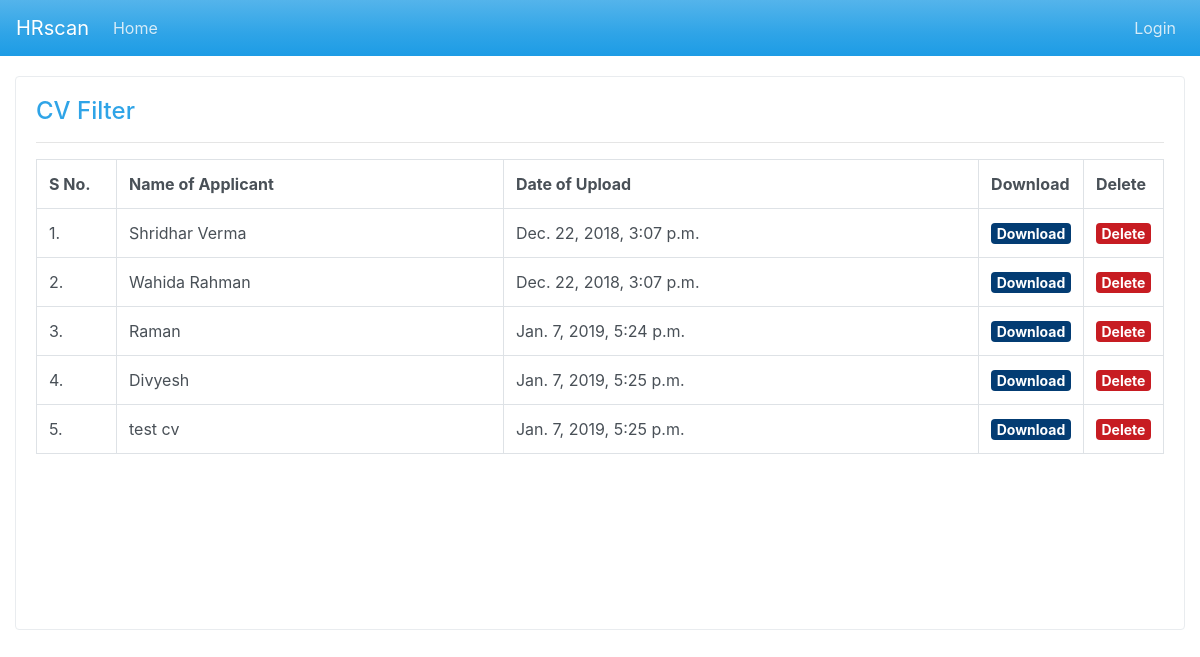
The page /adminpanel/cv/ on the database as committed earlier.
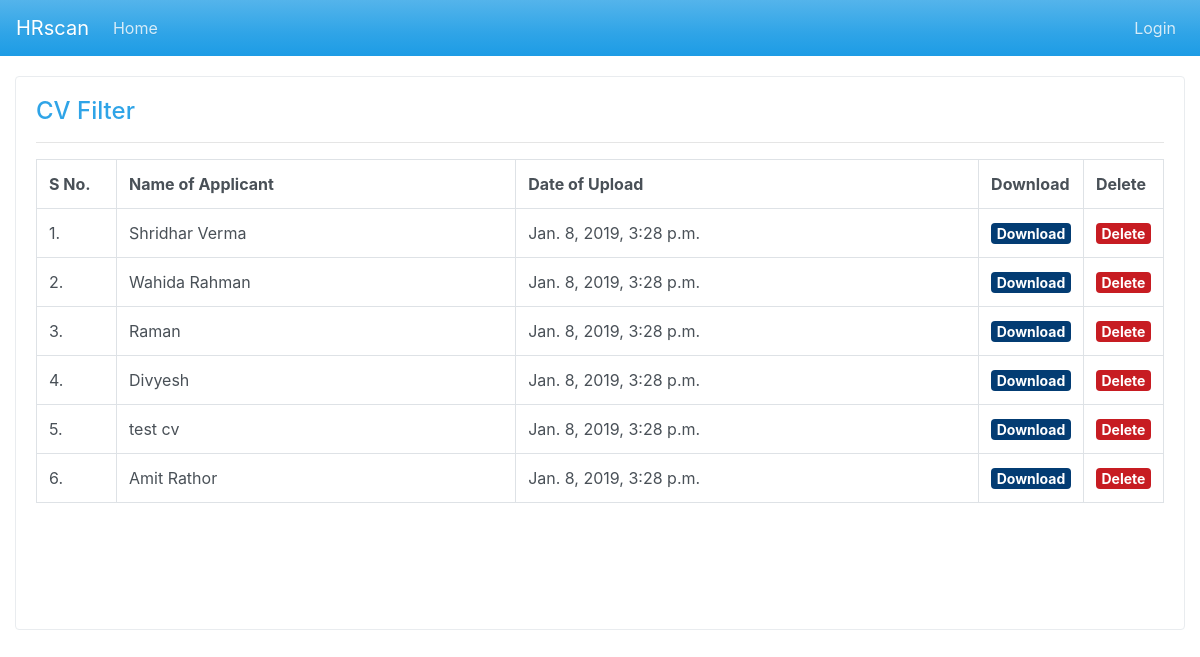
The same page on the database as committed later.
### scan_app/models.py (models this page shows, shortened)
class ApplicantCV(models.Model):
    applicant_name = models.CharField(max_length=50)
    applicant_cv = models.FileField()
    upload_date = models.DateTimeField(auto_now=True)
    cv_ext = models.CharField(max_length=5)

### scan_app/views.py (the view)
# urls.py: path('adminpanel/cv/', views.getcv, name='cv'),
def getcv(request):
    context = {}
    context['applicant_cv'] = ApplicantCV.objects.all()
    return render(request, 'cv.html', context)

### scan_app/templates/cv.html (shortened to what this page needs)
{% extends 'base.html' %}
{% block content %}
    <div class="container-fluid" style="margin-top:20px;">
      <div class="row">
        <div class="col-lg-12">
          <div class="card border-secondary">
            <div class="card-body">
              <h4 class="card-title">CV Filter</h4>
              <hr/>
              <div style="height:450px;overflow:auto">
                <table class="table table-bordered">
                  <tr>
                    <th style="width:80px">S No.</th>
                    <th>Name of Applicant</th>
                    <th>Date of Upload</th>
                    <th style="width:40px">Download</th>
                    <th style="width:40px">Delete</th>
                  </tr>
                  {% for a in applicant_cv %}
                  <tr>
                    <td>{{forloop.counter}}.</td>
                    <td>{{a.applicant_name}}</td>
                    <td>{{a.upload_date}}</td>
                    <td><a style="font-size:14px" class="badge badge-info" href="../../media/{{a.applicant_cv}}">Download</a></td>
                    <td><a style="font-size:14px" class="badge badge-danger del" id="{{a.id}}" href="#">Delete</a></td>
                  </tr>
                  {% endfor %}
                </table>
              </div>
            </div>
          </div>
        </div>
      </div>
    </div>
{% endblock %}

### scan_app/templates/base.html (shortened to what this page needs)
<!DOCTYPE html>
<html lang="en" dir="ltr">
  <head>
    <link rel="stylesheet" href="/static/css/bootstrap.min.css" />
  </head>
  <body>
    <nav class="navbar navbar-expand-lg navbar-dark bg-primary">
      <a class="navbar-brand" href="{% url 'index' %}">HRscan</a>
      <div class="collapse navbar-collapse" id="navbarColor02">
        <ul class="navbar-nav mr-auto">
          <li class="nav-item">
            <a class="nav-link" href="{% url 'index' %}">Home </a>
          </li>
        </ul>
        <ul class="navbar-nav">
          <li class="nav-item">
            {% if user.is_authenticated %}
            <a class="nav-link" href="{% url 'logout' %}">Welcome {{user.username.upper}} Logout </a>
            {% else %}
            <a class="nav-link" href="{% url 'login' %}">Login </a>
            {% endif %}
          </li>
        </ul>
      </div>
    </nav>
    {% block content %}
    {% endblock %}
  </body>
</html>

Rows that differ between the two databases and show on the page:
changed ApplicantCV "Shridhar Verma": upload_date "Dec. 22, 2018, 3:07 p.m." → "Jan. 8, 2019, 3:28 p.m."
changed ApplicantCV "Wahida Rahman": upload_date "Dec. 22, 2018, 3:07 p.m." → "Jan. 8, 2019, 3:28 p.m."
changed ApplicantCV "Raman": upload_date "Jan. 7, 2019, 5:24 p.m." → "Jan. 8, 2019, 3:28 p.m."
changed ApplicantCV "Divyesh": upload_date "Jan. 7, 2019, 5:25 p.m." → "Jan. 8, 2019, 3:28 p.m."
changed ApplicantCV "test cv": upload_date "Jan. 7, 2019, 5:25 p.m." → "Jan. 8, 2019, 3:28 p.m."
added ApplicantCV: applicant_name "Amit Rathor", upload_date "Jan. 8, 2019, 3:28 p.m."
